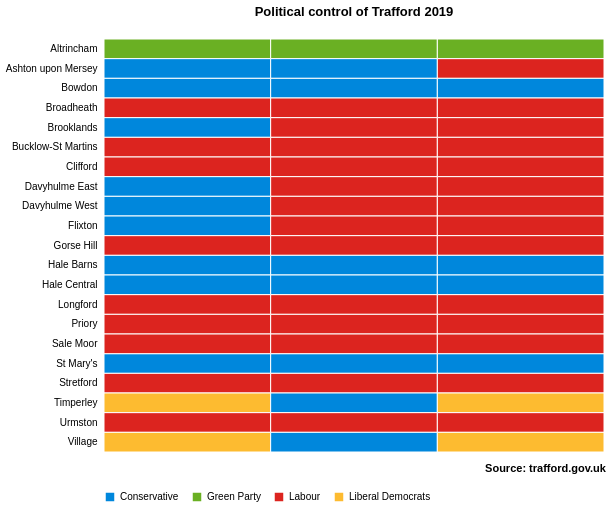

This figure's Vega-Lite source:
### Vega-Lite specification from a JSON file in a GitHub repository (floating-point values rounded to 4 significant figures)
{"$schema": "https://vega.github.io/schema/vega-lite/v3.json", "description": "Visualisation showing the party represented by the three councillors in each of Trafford's wards", "autosize": {"type": "fit"}, "width": 600, "height": 500, "title": {"text": "Political control of Trafford 2019", "offset": 20}, "data": {"values": [{"area_code": "E05000819", "area_name": "Altrincham", "year_elected": 2018, "councillor_number": 1, "councillor_name": "COGGINS, Geraldine Philomena", "winning_party": "Green Party"}, {"area_code": "E05000820", "area_name": "Ashton upon Mersey", "year_elected": 2016, "councillor_number": 1, "councillor_name": "RIGBY, Brian Dean", "winning_party": "Conservative"}, {"area_code": "E05000821", "area_name": "Bowdon", "year_elected": 2016, "councillor_number": 1, "councillor_name": "ANSTEE, Sean Brian", "winning_party": "Conservative"}, {"area_code": "E05000822", "area_name": "Broadheath", "year_elected": 2016, "councillor_number": 1, "councillor_name": "WESTERN, Denise Ailsa", "winning_party": "Labour"}, {"area_code": "E05000823", "area_name": "Brooklands", "year_elected": 2016, "councillor_number": 1, "councillor_name": "BOYES, Chris", "winning_party": "Conservative"}, {"area_code": "E05000824", "area_name": "Bucklow-St Martins", "year_elected": 2016, "councillor_number": 1, "councillor_name": "WRIGHT, James Alexander", "winning_party": "Labour"}, {"area_code": "E05000825", "area_name": "Clifford", "year_elected": 2016, "councillor_number": 1, "councillor_name": "STENNETT, Whit", "winning_party": "Labour"}, {"area_code": "E05000826", "area_name": "Davyhulme East", "year_elected": 2016, "councillor_number": 1, "councillor_name": "BLACKBURN, Linda Louise", "winning_party": "Conservative"}, {"area_code": "E05000827", "area_name": "Davyhulme West", "year_elected": 2016, "councillor_number": 1, "councillor_name": "SHAW, Brian", "winning_party": "Conservative"}, {"area_code": "E05000828", "area_name": "Flixton", "year_elected": 2016, "councillor_number": 1, "councillor_name": "LALLY, Paul Michael David", "winning_party": "Conservative"}, {"area_code": "E05000829", "area_name": "Gorse Hill", "year_elected": 2016, "councillor_number": 1, "councillor_name": "WALSH, Laurence James", "winning_party": "Labour"}, {"area_code": "E05000830", "area_name": "Hale Barns", "year_elected": 2016, "councillor_number": 1, "councillor_name": "MYERS, Patrick John", "winning_party": "Conservative"}, {"area_code": "E05000831", "area_name": "Hale Central", "year_elected": 2016, "councillor_number": 1, "councillor_name": "HADDAD, Denise Louise", "winning_party": "Conservative"}, {"area_code": "E05000832", "area_name": "Longford", "year_elected": 2016, "councillor_number": 1, "councillor_name": "LLOYD, Judith Ann", "winning_party": "Labour"}, {"area_code": "E05000833", "area_name": "Priory", "year_elected": 2016, "councillor_number": 1, "councillor_name": "BROTHERTON, Barry", "winning_party": "Labour"}, {"area_code": "E05000834", "area_name": "St Mary's", "year_elected": 2016, "councillor_number": 1, "councillor_name": "HOLDEN, John Charles", "winning_party": "Conservative"}, {"area_code": "E05000835", "area_name": "Sale Moor", "year_elected": 2016, "councillor_number": 1, "councillor_name": "FREEMAN, Mike", "winning_party": "Labour"}, {"area_code": "E05000836", "area_name": "Stretford", "year_elected": 2016, "councillor_number": 1, "councillor_name": "ROSS, Tom William", "winning_party": "Labour"}, {"area_code": "E05000837", "area_name": "Timperley", "year_elected": 2016, "councillor_number": 1, "councillor_name": "BROPHY, Jane Elisabeth", "winning_party": "Liberal Democrats"}, {"area_code": "E05000838", "area_name": "Urmston", "year_elected": 2016, "councillor_number": 1, "councillor_name": "HYNES, Catherine Louise", "winning_party": "Labour"}, {"area_code": "E05000839", "area_name": "Village", "year_elected": 2016, "councillor_number": 1, "councillor_name": "BOWKER, Ray", "winning_party": "Liberal Democrats"}, {"area_code": "E05000819", "area_name": "Altrincham", "year_elected": 2018, "councillor_number": 2, "councillor_name": "JERROME, Dan", "winning_party": "Green Party"}, {"area_code": "E05000820", "area_name": "Ashton upon Mersey", "year_elected": 2018, "councillor_number": 2, "councillor_name": "LAMB, John Terrence", "winning_party": "Conservative"}, {"area_code": "E05000821", "area_name": "Bowdon", "year_elected": 2018, "councillor_number": 2, "councillor_name": "BARCLAY, Karen Myra", "winning_party": "Conservative"}, {"area_code": "E05000822", "area_name": "Broadheath", "year_elected": 2018, "councillor_number": 2, "councillor_name": "WHYTE, Amy Marie", "winning_party": "Labour"}, {"area_code": "E05000823", "area_name": "Brooklands", "year_elected": 2018, "councillor_number": 2, "councillor_name": "LONGDEN, Steven Gregory", "winning_party": "Labour"}, {"area_code": "E05000824", "area_name": "Bucklow-St Martins", "year_elected": 2018, "councillor_number": 2, "councillor_name": "NEW, Adele Louise", "winning_party": "Labour"}, {"area_code": "E05000825", "area_name": "Clifford", "year_elected": 2018, "councillor_number": 2, "councillor_name": "TAYLOR, Sophie Rachel", "winning_party": "Labour"}, {"area_code": "E05000826", "area_name": "Davyhulme East", "year_elected": 2018, "councillor_number": 2, "councillor_name": "DILLON, Jayne Elizabeth", "winning_party": "Labour"}, {"area_code": "E05000827", "area_name": "Davyhulme West", "year_elected": 2018, "councillor_number": 2, "councillor_name": "WHITHAM, Graham", "winning_party": "Labour"}, {"area_code": "E05000828", "area_name": "Flixton", "year_elected": 2018, "councillor_number": 2, "councillor_name": "THOMAS, Simon Garfield", "winning_party": "Labour"}, {"area_code": "E05000829", "area_name": "Gorse Hill", "year_elected": 2018, "councillor_number": 2, "councillor_name": "ACTON, David", "winning_party": "Labour"}, {"area_code": "E05000830", "area_name": "Hale Barns", "year_elected": 2018, "councillor_number": 2, "councillor_name": "BUTT, Dylan", "winning_party": "Conservative"}, {"area_code": "E05000831", "area_name": "Hale Central", "year_elected": 2018, "councillor_number": 2, "councillor_name": "MITCHELL, Alan Robert", "winning_party": "Conservative"}, {"area_code": "E05000832", "area_name": "Longford", "year_elected": 2018, "councillor_number": 2, "councillor_name": "JARMAN, David Paul", "winning_party": "Labour"}, {"area_code": "E05000833", "area_name": "Priory", "year_elected": 2018, "councillor_number": 2, "councillor_name": "BAUGH, Jane Everall", "winning_party": "Labour"}, {"area_code": "E05000834", "area_name": "St Mary's", "year_elected": 2018, "councillor_number": 2, "councillor_name": "CHILTON, Rob", "winning_party": "Conservative"}, {"area_code": "E05000835", "area_name": "Sale Moor", "year_elected": 2018, "councillor_number": 2, "councillor_name": "PATEL, Elizabeth Alice Louise", "winning_party": "Labour"}, {"area_code": "E05000836", "area_name": "Stretford", "year_elected": 2018, "councillor_number": 2, "councillor_name": "SLATER, Jane Winifred", "winning_party": "Labour"}, {"area_code": "E05000837", "area_name": "Timperley", "year_elected": 2018, "councillor_number": 2, "councillor_name": "EVANS, Nathan Morris France", "winning_party": "Conservative"}, {"area_code": "E05000838", "area_name": "Urmston", "year_elected": 2018, "councillor_number": 2, "councillor_name": "PROCTER, Kevin Alan", "winning_party": "Labour"}, {"area_code": "E05000839", "area_name": "Village", "year_elected": 2018, "councillor_number": 2, "councillor_name": "CAREY, Thomas John Patrick", "winning_party": "Conservative"}, {"area_code": "E05000819", "area_name": "Altrincham", "year_elected": 2019, "councillor_number": 3, "councillor_name": "WELTON, Michael John", "winning_party": "Green Party"}, {"area_code": "E05000820", "area_name": "Ashton upon Mersey", "year_elected": 2019, "councillor_number": 3, "councillor_name": "HARTLEY, Ben", "winning_party": "Labour"}, {"area_code": "E05000821", "area_name": "Bowdon", "year_elected": 2019, "councillor_number": 3, "councillor_name": "CHURCHILL, Claire Helen", "winning_party": "Conservative"}, {"area_code": "E05000822", "area_name": "Broadheath", "year_elected": 2019, "councillor_number": 3, "councillor_name": "CARR, Serena", "winning_party": "Labour"}, {"area_code": "E05000823", "area_name": "Brooklands", "year_elected": 2019, "councillor_number": 3, "councillor_name": "THOMPSON, Rose", "winning_party": "Labour"}, {"area_code": "E05000824", "area_name": "Bucklow-St Martins", "year_elected": 2019, "councillor_number": 3, "councillor_name": "WILLIAMS, Aidan James", "winning_party": "Labour"}, {"area_code": "E05000825", "area_name": "Clifford", "year_elected": 2019, "councillor_number": 3, "councillor_name": "AKINOLA, Akilah", "winning_party": "Labour"}, {"area_code": "E05000826", "area_name": "Davyhulme East", "year_elected": 2019, "councillor_number": 3, "councillor_name": "WINSTANLEY, Barry Gerard", "winning_party": "Labour"}, {"area_code": "E05000827", "area_name": "Davyhulme West", "year_elected": 2019, "councillor_number": 3, "councillor_name": "CARTER, Karina Gay", "winning_party": "Labour"}, {"area_code": "E05000828", "area_name": "Flixton", "year_elected": 2019, "councillor_number": 3, "councillor_name": "PROCTER, Shirley Blair", "winning_party": "Labour"}, {"area_code": "E05000829", "area_name": "Gorse Hill", "year_elected": 2019, "councillor_number": 3, "councillor_name": "CORDINGLEY, Mike", "winning_party": "Labour"}, {"area_code": "E05000830", "area_name": "Hale Barns", "year_elected": 2019, "councillor_number": 3, "councillor_name": "MORGAN, Dave", "winning_party": "Conservative"}, {"area_code": "E05000831", "area_name": "Hale Central", "year_elected": 2019, "councillor_number": 3, "councillor_name": "YOUNG, Patricia Beatrix", "winning_party": "Conservative"}, {"area_code": "E05000832", "area_name": "Longford", "year_elected": 2019, "councillor_number": 3, "councillor_name": "DUFFIELD, Anne Christine", "winning_party": "Labour"}, {"area_code": "E05000833", "area_name": "Priory", "year_elected": 2019, "councillor_number": 3, "councillor_name": "WESTERN, Andrew Howard", "winning_party": "Labour"}, {"area_code": "E05000834", "area_name": "St Mary's", "year_elected": 2019, "councillor_number": 3, "councillor_name": "BUNTING, Dan", "winning_party": "Conservative"}, {"area_code": "E05000835", "area_name": "Sale Moor", "year_elected": 2019, "councillor_number": 3, "councillor_name": "BENNETT, Joanne Mary", "winning_party": "Labour"}, {"area_code": "E05000836", "area_name": "Stretford", "year_elected": 2019, "councillor_number": 3, "councillor_name": "ADSHEAD, Stephen Anthony", "winning_party": "Labour"}, {"area_code": "E05000837", "area_name": "Timperley", "year_elected": 2019, "councillor_number": 3, "councillor_name": "MINNIS, Meena", "winning_party": "Liberal Democrats"}, {"area_code": "E05000838", "area_name": "Urmston", "year_elected": 2019, "councillor_number": 3, "councillor_name": "HARDING, Jo", "winning_party": "Labour"}, {"area_code": "E05000839", "area_name": "Village", "year_elected": 2019, "councillor_number": 3, "councillor_name": "NEWGROSH, Julian David", "winning_party": "Liberal Democrats"}]}, "encoding": {"x": {"field": "councillor_number", "type": "ordinal", "axis": {"labels": false, "title": "Source: trafford.gov.uk", "titleX": 441, "titleY": 10}}, "y": {"field": "area_name", "type": "nominal", "axis": {"title": null, "offset": 5, "ticks": false, "minExtent": 70, "domain": false}}}, "layer": [{"mark": {"type": "rect", "filled": true, "stroke": "#fff"}, "encoding": {"color": {"field": "winning_party", "type": "ordinal", "scale": {"domain": ["Conservative", "Green Party", "Labour", "Liberal Democrats"], "range": ["#0087dc", "#6ab023", "#dc241f", "#fdbb30"]}, "legend": {"title": null, "orient": "bottom", "direction": "horizontal"}}, "size": {"value": 100}, "opacity": {"value": 1}, "tooltip": [{"field": "councillor_name", "type": "nominal", "title": "Councillor"}, {"field": "year_elected", "type": "nominal", "title": "Elected"}]}}], "config": {"style": {"cell": {"stroke": "transparent"}}, "axis": {"ticks": false, "domainColor": null}}}
